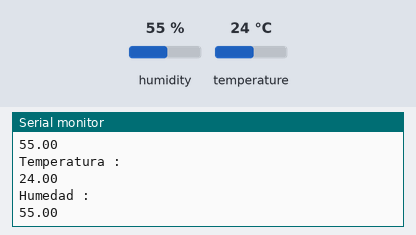
Simulated run of this sketch. Board: Arduino Uno, built with avr-gcc and run on an emulated ATmega328P. On the bench: the last lines printed to the serial monitor. Inputs (shaded band) come from the test bench; at power-on: humidity 55 %, temperature 24 °C.

Above: at 3.8 s.
3.9 s: humidity set to 22 %
At 7.7 s:
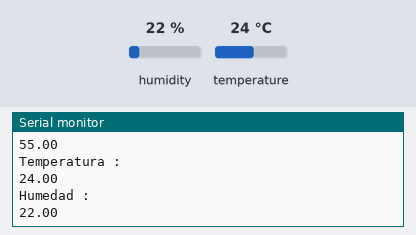
7.8 s: temperature set to 12 °C
At 11.0 s:
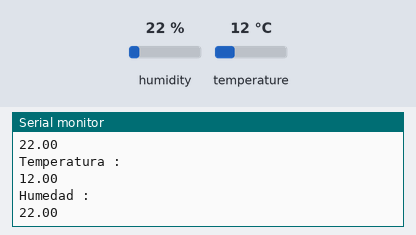
11.7 s: humidity set to 40 %
At 14.7 s:
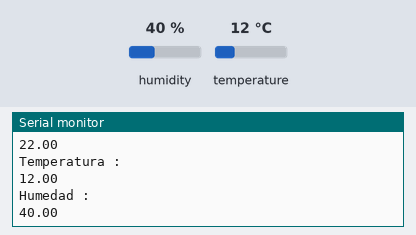
Timing chart, 0 to 16.2 s (numbered marks = the images above; inputs shaded):
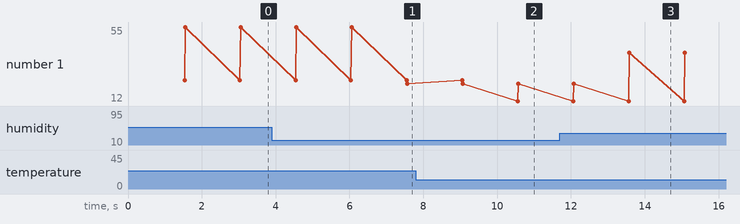

Measured:
- after the input at 3.9 s, the serial monitor: prints a new line after 3.7 s (image 1)
- after the input at 7.8 s, the serial monitor: prints a new line after 2.8 s (image 2)
- after the input at 11.7 s, the serial monitor: prints a new line after 1.9 s (image 3)
- plotted number 1: 55 → 22 after the input at 3.9 s, 22 → 40 after the input at 11.7 s

The sketch:

_11.-SensorDHT.ino
```cpp
//Declaramos la libreria DHT
#include <DHT.h>
//Se utilizara el pin 7 para el almacenamiento de datos.
#define DHTPIN 7
//El sensor a utiizarse sera el DHT22
#define DHTTYPE DHT22

DHT dht(DHTPIN, DHTTYPE);

void setup() {
  Serial.begin(9600);
//Iniiamos la la instancia de DHT
  dht.begin();
  delay(10);
}

void loop() {
  //Capturamos la temperatura
  float t=dht.readTemperature();
  //Capturamos la humedad
  float h=dht.readHumidity();
  delay(1500);

  Serial.println("Temperatura : ");
  Serial.println(t);
  Serial.println("Humedad : ");
  Serial.println(h);
  Serial.println();
}
```
